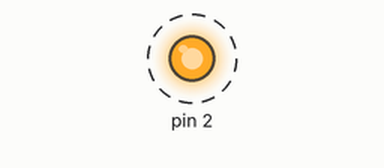
Simulated run of this sketch. Board: Arduino Uno, built with avr-gcc and run on an emulated ATmega328P. On the bench: output pins drawn as LEDs (lit = HIGH). Dashed ring = blinking.

Above: at 0.12 s.
Timing chart, 0 to 3.0 s (numbered marks = the images above):
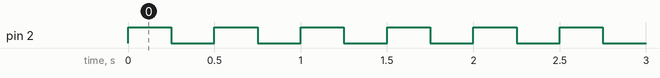

Measured:
- by itself, pin 2: alternates HIGH for 0.25 s and LOW for 0.25 s

The sketch:

sketch_LedBlink.ino
```cpp
void setup() {
  // put your setup code here, to run once:
 pinMode(2, OUTPUT);
 digitalWrite(2, 1);
}

void loop() {
  // put your main code here, to run repeatedly:
  digitalWrite(2, 1);
  delay(250);
  digitalWrite(2, 0);
  delay(250);
}
```
